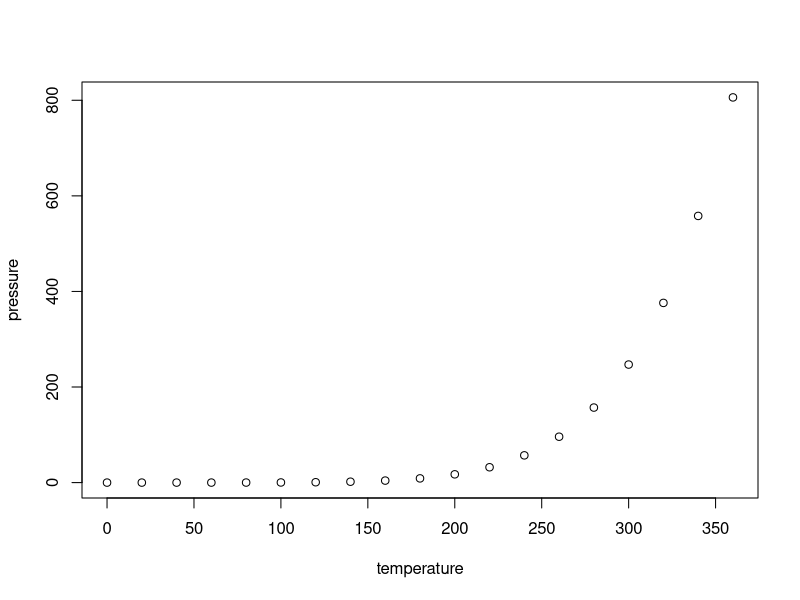
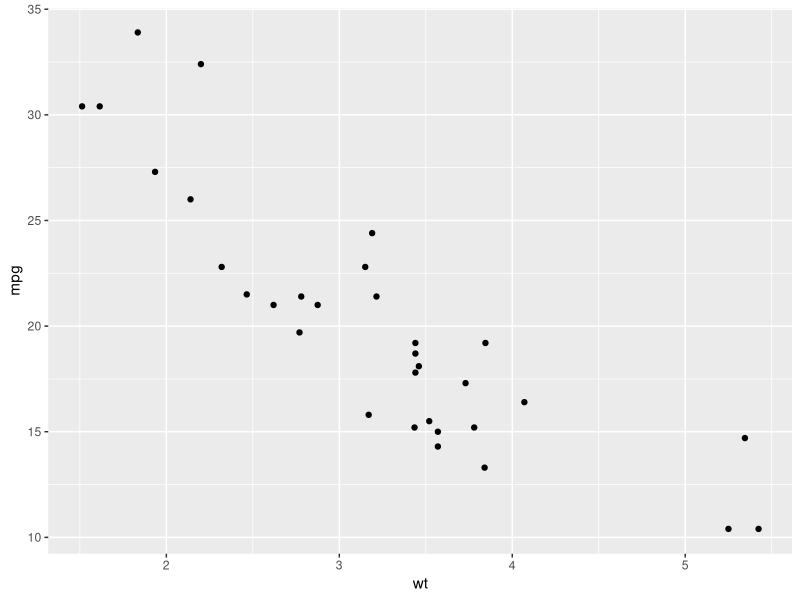
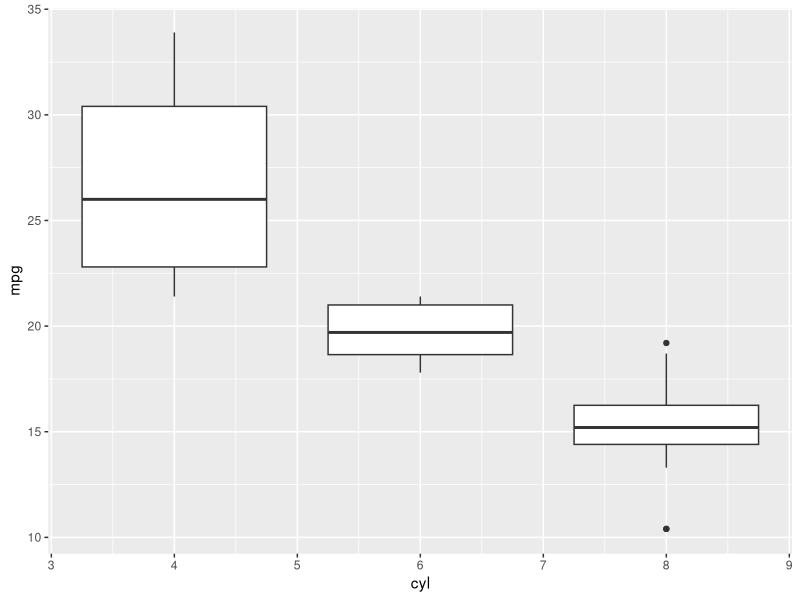
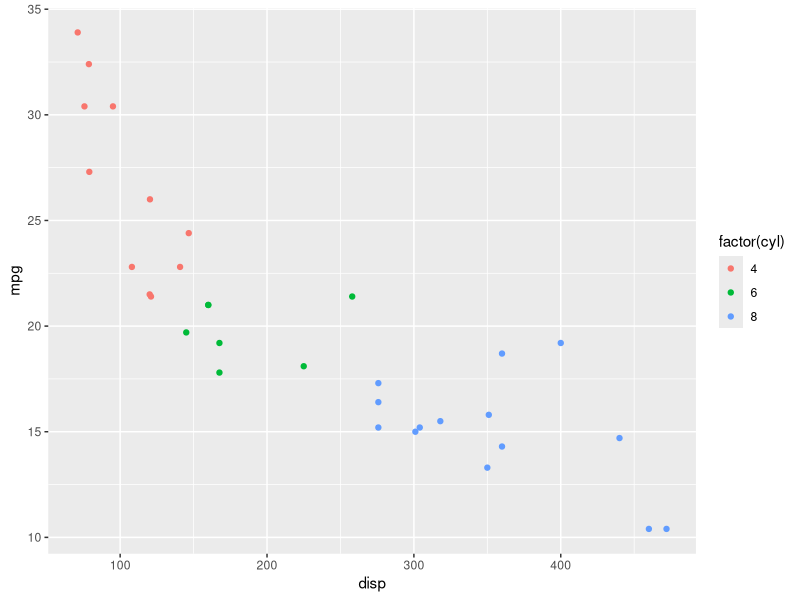

R code for these plots, in order:
## ---- chunk 1
knitr::opts_chunk$set(echo = TRUE, fig.width = 4, fig.height= 3, fig.align = "center")
## ---- chunk 2
library(ggplot2)
library(knitr)

## ---- chunk 3
plot(pressure)
## ---- chunk 4
ggplot(mtcars, aes(wt, mpg))+ geom_point()

## ---- chunk 5
ggplot(mtcars, aes(cyl, mpg))+ geom_boxplot(aes(group=cyl))

## ---- chunk 6
ggplot(mtcars, aes(disp, mpg))+ geom_point(aes(color=factor(cyl)))

## ---- chunk 7
kable(head(mtcars[, 1:5]), caption = "\\label{tab:mtcars}This is the 'mtcars' `kable` table caption1")
## ---- chunk 8
kable(summary(cars), caption = "\\label{tab:cars}This is the 'cars' `kable` table 2")
